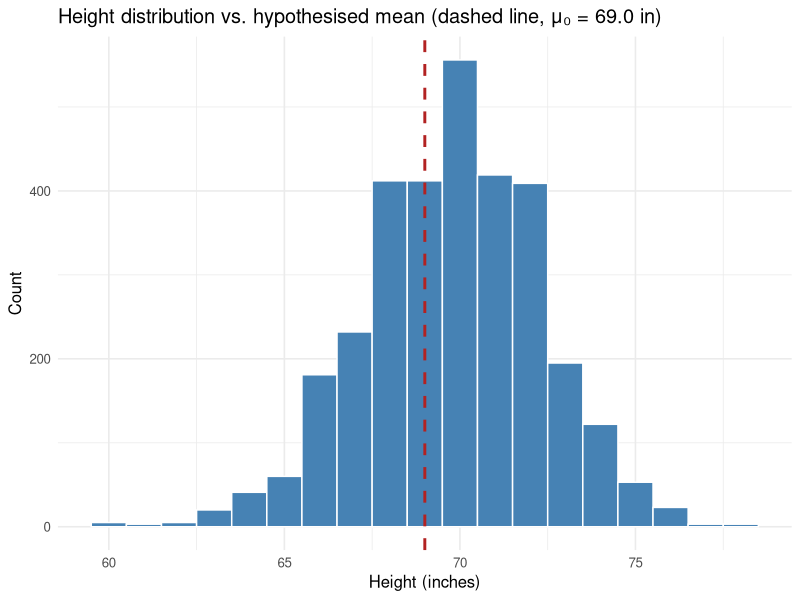
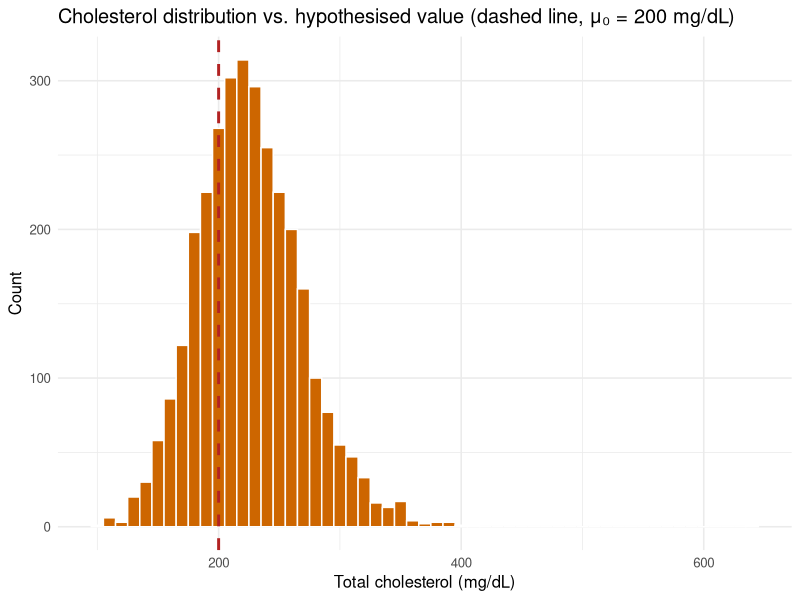

Source code (R) for these figures, in order:
## ---- chunk 1
knitr::opts_knit$set(root.dir = "D:/Epi Biostat with R/Biostat_with_R/")
## ---- chunk 2
#| label: setup
#| include: false
library(readxl)
library(ggplot2)
library(knitr)
library(car)
 
options(digits = 4)
wcgs <- readxl::read_excel("Section2/Categorical data analysis/Datasets/wcgs.xls")
wcgs$behpat <- factor(wcgs$behpat, levels = c("A1", "A2", "B3", "B4"))
wcgs$dibpat <- factor(wcgs$dibpat, levels = c("Type A", "Type B"))
wcgs$chd69  <- factor(wcgs$chd69,  levels = c("No", "Yes"))
## ---- chunk 3
#| label: t-manual-sample
set.seed(123)
idx <- sample(seq_len(nrow(wcgs)), 10)
sub <- as.data.frame(wcgs[idx, c("id", "height")])
kable(sub, caption = "Random subsample (n = 10) used for the manual one-sample t-test")
## ---- chunk 4
#| label: t-manual-stats
x    <- sub$height
n    <- length(x)
mu0  <- 69.0
xbar <- mean(x)
s    <- sd(x)
se   <- s / sqrt(n)

data.frame(n = n, mean = xbar, sd = s, se = se)
## ---- chunk 5
#| label: t-manual-tstat
t_stat <- (xbar - mu0) / se
df     <- n - 1
p_val  <- 2 * pt(-abs(t_stat), df = df)
data.frame(t = t_stat, df = df, p_value = p_val)
## ---- chunk 6
#| label: t-manual-ci
tcrit <- qt(0.975, df = df)
ci    <- xbar + c(-1, 1) * tcrit * se
data.frame(t_critical = tcrit, lower = ci[1], upper = ci[2])
## ---- chunk 7
#| label: t-manual-verify
t.test(x, mu = mu0)
## ---- chunk 8
#| label: z-manual
sigma0 <- 2.5
z_stat <- (xbar - mu0) / (sigma0 / sqrt(n))
p_z    <- 2 * pnorm(-abs(z_stat))
ci_z   <- xbar + c(-1, 1) * 1.96 * (sigma0 / sqrt(n))
data.frame(z = z_stat, p_value = p_z, ci_lower = ci_z[1], ci_upper = ci_z[2])
## ---- chunk 9
#| label: wilcoxon-manual-sample
set.seed(321)
idx2 <- sample(which(!is.na(wcgs$chol)), 10)
sub2 <- as.data.frame(wcgs[idx2, c("id", "chol")])
kable(sub2, caption = "Random subsample (n = 10, complete cholesterol) used for the manual Wilcoxon signed-rank test")
## ---- chunk 10
#| label: wilcoxon-manual-table
cx  <- sub2$chol
mu0c <- 200
d    <- cx - mu0c
absd <- abs(d)
rk   <- rank(absd)
signed_rk <- ifelse(d > 0, rk, -rk)

tab <- data.frame(id = sub2$id, chol = cx, d = d, abs_d = absd,
                   rank = rk, signed_rank = signed_rk)
kable(tab, col.names = c("ID","Cholesterol","$d=x-200$","$\\lvert d\\rvert$","Rank of $\\lvert d\\rvert$","Signed rank"))
## ---- chunk 11
#| label: wilcoxon-manual-sums
Wpos <- sum(rk[d > 0])
Wneg <- sum(rk[d < 0])
n2   <- length(cx)
data.frame(`W+` = Wpos, `W-` = Wneg, `sum (check)` = Wpos + Wneg,
           `expected n(n+1)/2` = n2 * (n2 + 1) / 2, check.names = FALSE)
## ---- chunk 12
#| label: wilcoxon-manual-z
mu_W    <- n2 * (n2 + 1) / 4
sigma_W <- sqrt(n2 * (n2 + 1) * (2 * n2 + 1) / 24)
W       <- min(Wpos, Wneg)
z_manual <- (W - mu_W) / sigma_W
p_manual <- 2 * pnorm(-abs(z_manual))
data.frame(mu_W, sigma_W, W, z = z_manual, p_value = p_manual)
## ---- chunk 13
#| label: wilcoxon-manual-verify
wilcox.test(cx, mu = mu0c)                       # default: continuity-corrected normal approx (ties present)
wilcox.test(cx, mu = mu0c, correct = FALSE)       # without continuity correction
## ---- chunk 14
#| label: fig-height-hist
#| fig-cap: "Distribution of height in the WCGS cohort (n = 3,154), with the hypothesised value marked."
ggplot(wcgs, aes(x = height)) +
  geom_histogram(binwidth = 1, fill = "steelblue", colour = "white") +
  geom_vline(xintercept = 69.0, colour = "firebrick", linewidth = 1, linetype = "dashed") +
  labs(x = "Height (inches)", y = "Count",
       title = "Height distribution vs. hypothesised mean (dashed line, μ₀ = 69.0 in)") +
  theme_minimal(base_size = 12)
## ---- chunk 15
#| label: full-t-height
t.test(wcgs$height, mu = 69.0)
## ---- chunk 16
#| label: full-z-height
xbar_full <- mean(wcgs$height); n_full <- length(wcgs$height)
z_full <- (xbar_full - 69.0) / (2.5 / sqrt(n_full))
p_full <- 2 * pnorm(-abs(z_full))
data.frame(mean = xbar_full, n = n_full, z = z_full, p_value = p_full)
## ---- chunk 17
#| label: fig-chol-hist
#| fig-cap: "Distribution of total cholesterol in the WCGS cohort, showing the right skew and the hypothesised threshold."
ggplot(wcgs, aes(x = chol)) +
  geom_histogram(binwidth = 10, fill = "darkorange3", colour = "white") +
  geom_vline(xintercept = 200, colour = "firebrick", linewidth = 1, linetype = "dashed") +
  labs(x = "Total cholesterol (mg/dL)", y = "Count",
       title = "Cholesterol distribution vs. hypothesised value (dashed line, μ₀ = 200 mg/dL)") +
  theme_minimal(base_size = 12)
## ---- chunk 18
#| label: full-normcheck-chol
shapiro.test(wcgs$chol)
## ---- chunk 19
#| label: full-t-chol
t.test(wcgs$chol, mu = 200)
## ---- chunk 20
#| label: full-wilcoxon-chol
wilcox.test(wcgs$chol, mu = 200, conf.int = TRUE)
## ---- chunk 21
#| label: full-median-mean
data.frame(mean_chol = mean(wcgs$chol, na.rm = TRUE),
           median_chol = median(wcgs$chol, na.rm = TRUE))
## ---- chunk 22
#| label: tbl-summary-onesample
vars_list <- list(
  list(var = "height", mu0 = 69.0),
  list(var = "bmi",    mu0 = 25.0),
  list(var = "sbp",    mu0 = 120.0),
  list(var = "chol",   mu0 = 200.0)
)

results <- do.call(rbind, lapply(vars_list, function(v) {
  x  <- wcgs[[v$var]]
  ok <- !is.na(x)
  tt <- t.test(x[ok], mu = v$mu0)
  wt <- wilcox.test(x[ok], mu = v$mu0)
  data.frame(Variable = v$var, mu0 = v$mu0, n = sum(ok),
             Sample_mean = round(mean(x[ok]), 2),
             Sample_median = round(median(x[ok]), 2),
             t_stat = round(unname(tt$statistic), 2),
             t_p = signif(tt$p.value, 3),
             Wilcoxon_V = unname(wt$statistic),
             Wilcoxon_p = signif(wt$p.value, 3))
}))
kable(results)
